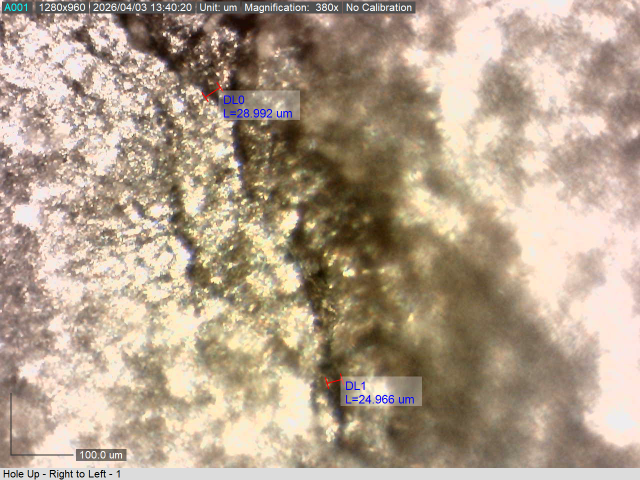
#> input picture images/0001.tif, 1280 x 960 px, given in place of faint_pit.tiff, which was not available (shown at 1/2 size)
$ python fft.py
#> lines starting #> are read from the running program, lines starting #| are printed output that depends on the picture; long printed decimals are rounded; pictures that were not available may be replaced by others from this repository, and a replacement may not be noted
import cv2
import numpy as np
import matplotlib.pyplot as plt

image_names = [
    'faint_pit.tiff',
    'big-pit1.tiff',
    '1018Steel_Section_A1_Raw.tiff'
]

def fft(image_name : str) -> None:
#> called with image_name = 'faint_pit.tiff'
    image = cv2.imread(f'images/{image_name}', cv2.IMREAD_GRAYSCALE)
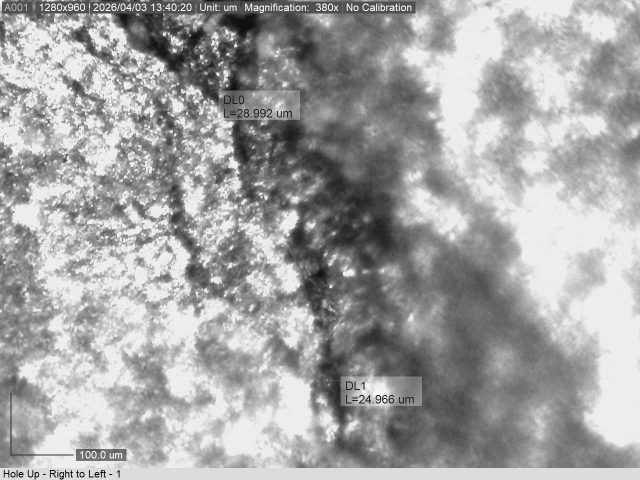
#> image: shape (960, 1280) (shown at 1/2 size); min 0, max 255, mean 163.8
    assert image is not None, f"{image_name} could not be found."

    np.mean(image)
    np.std(image)
    print(f"SNR = {np.mean(image)} / {np.std(image)} = {np.mean(image) / np.std(image)}")
#| SNR = 163.802 / 55.514 = 2.951

    f = np.fft.fft2(image) # 2D FFT
    fshift = np.fft.fftshift(f)
    magnitude_spectrum = 20 * np.log(np.abs(fshift))
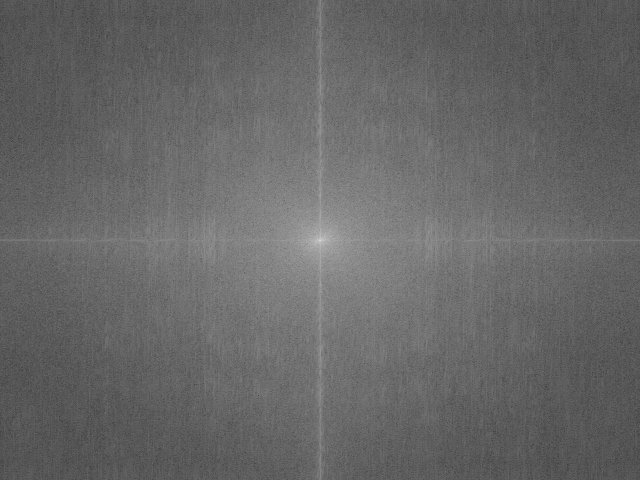
#> magnitude_spectrum: shape (960, 1280) float64 (shown at 1/2 size); min 28.64, max 382.4, mean 171.4; drawn with min black and max white

    h, w = image.shape
#> h = 960; w = 1280
    cy, cx = h // 2, w // 2
#> cy = 480; cx = 640
    fshift[cy - 30:cy + 31, cx - 30:cx + 31] = 0
    f_ishift = np.fft.ifftshift(fshift)
    hp = np.fft.ifft2(f_ishift) # high pass
    hp = np.real(hp)
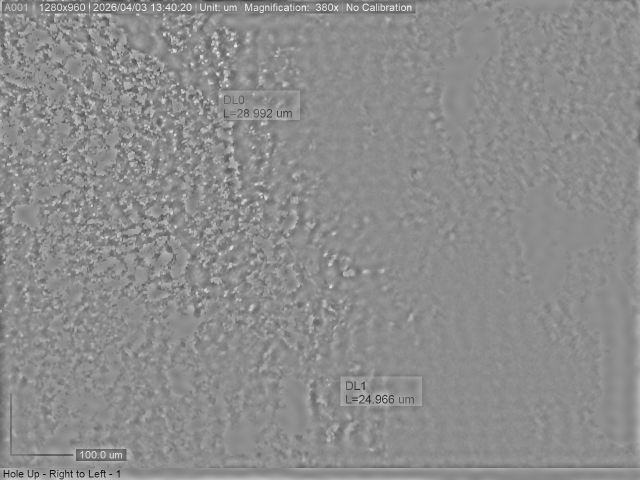
#> hp: shape (960, 1280) float64 (shown at 1/2 size); min -214.9, max 173, mean 0; drawn with min black and max white

    hp_8 = hp.astype(np.uint8)
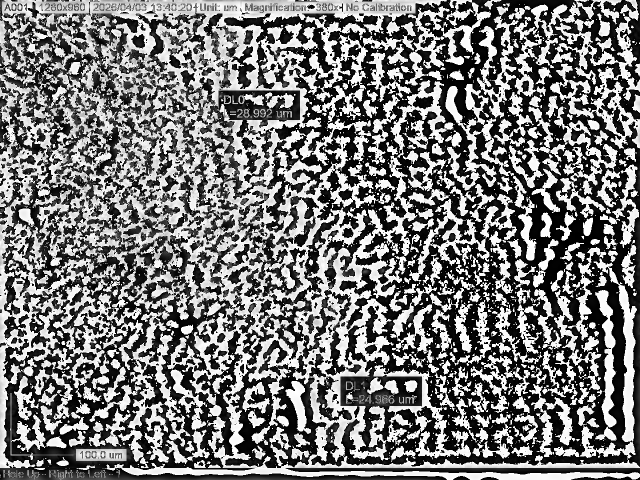
#> hp_8: shape (960, 1280) (shown at 1/2 size); min 0, max 255, mean 120.7

    print(f"HP max = {np.max(hp_8)}, HP min = {np.min(hp_8)}")
#| HP max = 255, HP min = 0
    print(f"HP SNR = {np.mean(hp_8)} / {np.std(hp_8)} = {np.mean(hp_8) / np.std(hp_8)}")
#| HP SNR = 120.711 / 116.415 = 1.037

    fig, ax = plt.subplots(1, 3, figsize=(15, 8))
    fig.suptitle(f"{image_name} FFT")
    ax[0].imshow(image, cmap="gray")
    ax[1].imshow(magnitude_spectrum, cmap="gray")
    ax[2].imshow(hp, cmap="gray")

if __name__ == "__main__":
    for filename in image_names:
        fft(filename)
#> pass 2 of the loop `for filename in image_names:`:
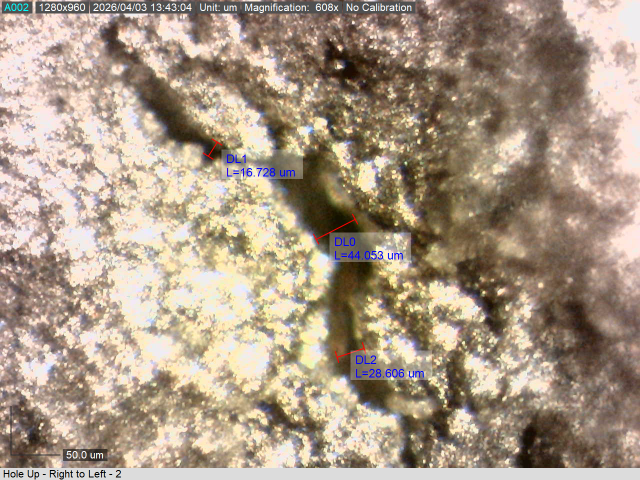
#> input picture images/0002.tif, 1280 x 960 px, given in place of big-pit1.tiff, which was not available (shown at 1/2 size)
#| SNR = 155.911 / 59.275 = 2.630
#> in fft (call 2), `hp = np.real(hp)`:
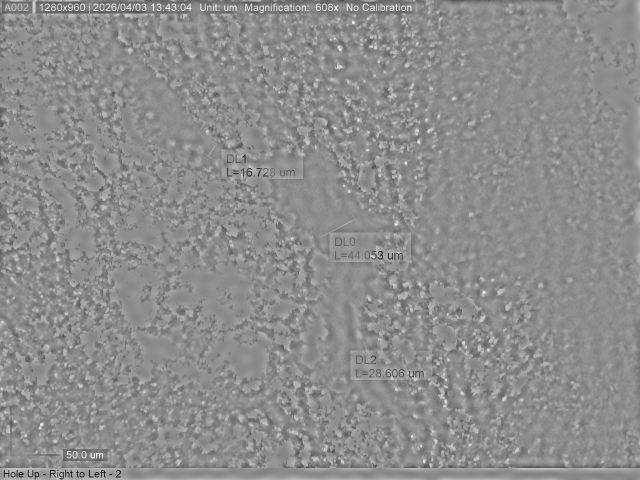
#> hp: shape (960, 1280) float64 (shown at 1/2 size); min -220.6, max 177.2, mean 0; drawn with min black and max white
#> in fft (call 2), `hp_8 = hp.astype(np.uint8)`:
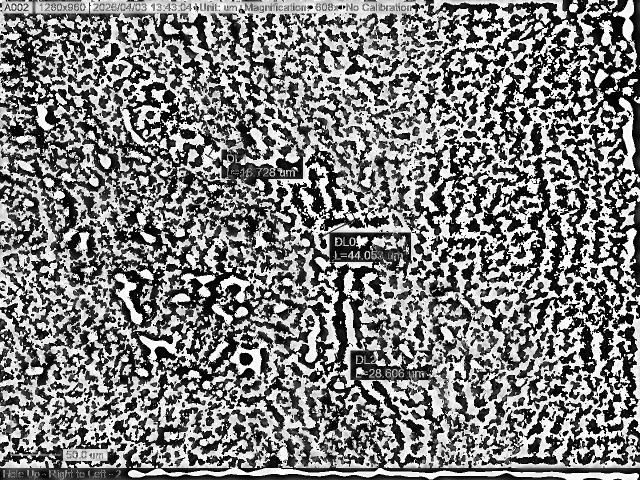
#> hp_8: shape (960, 1280) (shown at 1/2 size); min 0, max 255, mean 126.1
#| HP max = 255, HP min = 0
#| HP SNR = 126.058 / 112.774 = 1.118

    plt.tight_layout()
    plt.show()
